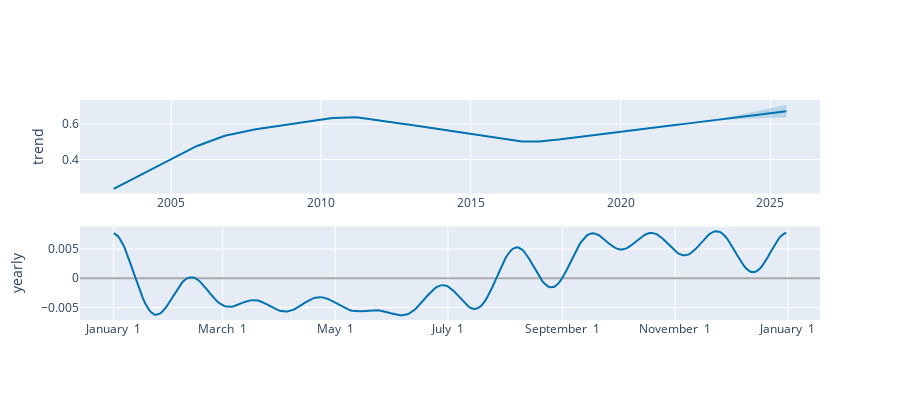

Write notebook code for a chart like this one.
### Code cell
plot_components_plotly(modeloProphet, pronosticos)

### Figure 1 — Plotly figure (JSON) as saved in the notebook; plotly's stock layout.template omitted (floating-point values rounded to 4 significant figures; data arrays with more than 128 entries replaced by an {"elided": "..."} marker saying what was removed)
{"data": [{"line": {"color": "#0072B2", "width": 2}, "mode": "lines", "name": "trend", "type": "scatter", "x": {"elided": "1431 str values"}, "xaxis": "x", "y": {"elided": "1431 float values"}, "yaxis": "y"}, {"line": {"color": "rgba(0, 114, 178, 0.2)", "width": 0}, "mode": "lines", "name": "trend_upper", "type": "scatter", "x": {"elided": "1431 str values"}, "xaxis": "x", "y": {"elided": "1431 float values"}, "yaxis": "y"}, {"fill": "tonexty", "fillcolor": "rgba(0, 114, 178, 0.2)", "line": {"color": "rgba(0, 114, 178, 0.2)", "width": 0}, "mode": "lines", "name": "trend_lower", "type": "scatter", "x": {"elided": "1431 str values"}, "xaxis": "x", "y": {"elided": "1431 float values"}, "yaxis": "y"}, {"line": {"color": "#0072B2", "width": 2}, "mode": "lines", "name": "yearly", "type": "scatter", "x": {"elided": "365 str values"}, "xaxis": "x2", "y": {"elided": "365 float values"}, "yaxis": "y2"}], "layout": {"height": 400, "showlegend": false, "width": 900, "xaxis": {"anchor": "y", "domain": [0, 1], "range": ["2001-12-17T00:00:00", "2026-08-28T00:00:00"], "type": "date"}, "xaxis2": {"anchor": "y2", "domain": [0, 1], "range": ["2016-12-13T18:54:02.958904115", "2018-01-18T11:04:57.863013581"], "tickformat": "%B %e", "type": "date"}, "yaxis": {"anchor": "x", "domain": [0.575, 1], "rangemode": "normal", "title": {"text": "trend"}, "zerolinecolor": "#AAA"}, "yaxis2": {"anchor": "x2", "domain": [0, 0.425], "title": {"text": "yearly"}, "zerolinecolor": "#AAA"}}}
